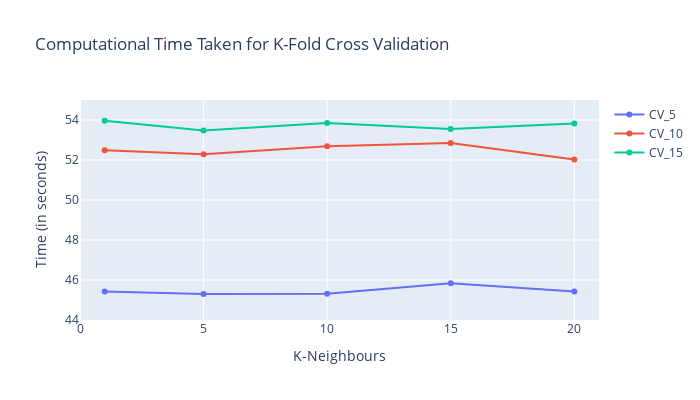

The notebook cell this image was saved under:
### Code cell
fig = make_subplots(rows=1, cols = 1)
fig.add_scatter(x=K, y=y4, name='CV_5')
fig.add_scatter(x=K, y=y5, name='CV_10')
fig.add_scatter(x=K, y=y6, name='CV_15')
fig.update_yaxes(title_text="Time (in seconds)", range=[44, 55])
fig.update_xaxes(title_text="K-Neighbours", range=[0,21])
fig.update_layout(height = 400, width = 700, title_text="Computational Time Taken for K-Fold Cross Validation")
fig.show()

### Figure 1 — Plotly figure (JSON) as saved in the notebook; plotly's stock layout.template omitted (floating-point values rounded to 4 significant figures)
{"data": [{"name": "CV_5", "type": "scatter", "x": [1, 5, 10, 15, 20], "y": [45.43, 45.3, 45.31, 45.84, 45.42]}, {"name": "CV_10", "type": "scatter", "x": [1, 5, 10, 15, 20], "y": [52.49, 52.28, 52.69, 52.86, 52.02]}, {"name": "CV_15", "type": "scatter", "x": [1, 5, 10, 15, 20], "y": [53.96, 53.48, 53.85, 53.55, 53.83]}], "layout": {"height": 400, "title": {"text": "Computational Time Taken for K-Fold Cross Validation"}, "width": 700, "xaxis": {"anchor": "y", "domain": [0, 1], "range": [0, 21], "title": {"text": "K-Neighbours"}}, "yaxis": {"anchor": "x", "domain": [0, 1], "range": [44, 55], "title": {"text": "Time (in seconds)"}}}}
